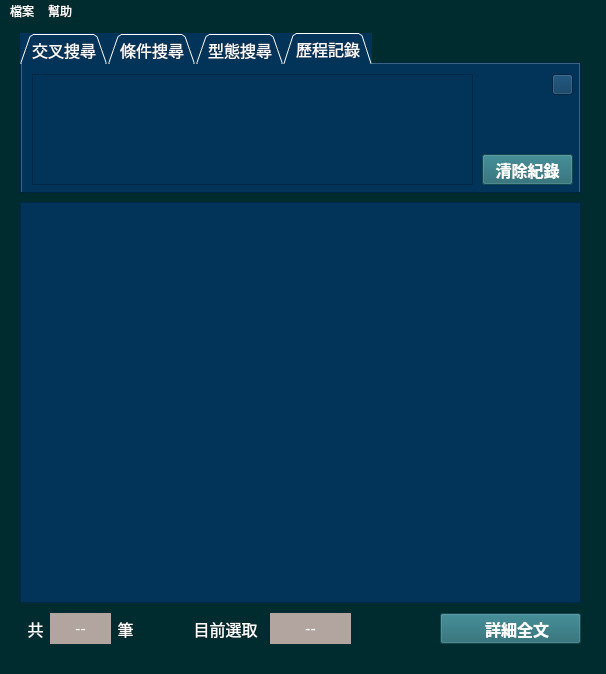
<?xml version="1.0" encoding="UTF-8"?>
<ui version="4.0">
 <class>MainWindow</class>
 <widget class="QMainWindow" name="MainWindow">
  <property name="geometry">
   <rect>
    <x>0</x>
    <y>0</y>
    <width>606</width>
    <height>674</height>
   </rect>
  </property>
  <property name="font">
   <font>
    <pointsize>12</pointsize>
   </font>
  </property>
  <property name="windowTitle">
   <string>MainWindow</string>
  </property>
  <property name="styleSheet">
   <string notr="true">background-color: rgb(0, 44, 47);
color: rgb(255, 255, 255);</string>
  </property>
  <property name="tabShape">
   <enum>QTabWidget::Triangular</enum>
  </property>
  <widget class="QWidget" name="centralwidget">
   <property name="styleSheet">
    <string notr="true"/>
   </property>
   <widget class="QPushButton" name="pBut_gosub">
    <property name="geometry">
     <rect>
      <x>440</x>
      <y>590</y>
      <width>141</width>
      <height>31</height>
     </rect>
    </property>
    <property name="font">
     <font>
      <pointsize>12</pointsize>
      <bold>true</bold>
     </font>
    </property>
    <property name="styleSheet">
     <string notr="true">background-color: rgb(30, 100, 110);
color: rgb(255, 255, 255);</string>
    </property>
    <property name="text">
     <string>   詳細全文</string>
    </property>
    <property name="icon">
     <iconset>
      <normaloff>C:/Users/asd97/.designer/backup/icon/book-open.svg</normaloff>
      <normalon>C:/Users/asd97/.designer/backup/icon/book-open.svg</normalon>
      <activeon>icon/book-open.svg</activeon>
      <selectedoff>C:/Users/asd97/.designer/backup/icon/book-open.svg</selectedoff>
      <selectedon>C:/Users/asd97/.designer/backup/icon/book-open.svg</selectedon>C:/Users/asd97/.designer/backup/icon/book-open.svg</iconset>
    </property>
   </widget>
   <widget class="QTableView" name="tableView">
    <property name="geometry">
     <rect>
      <x>20</x>
      <y>179</y>
      <width>561</width>
      <height>401</height>
     </rect>
    </property>
    <property name="styleSheet">
     <string notr="true">background-color: rgb(2, 52, 89);
color: rgb(0, 0, 0);</string>
    </property>
   </widget>
   <widget class="QLabel" name="label_3">
    <property name="geometry">
     <rect>
      <x>180</x>
      <y>590</y>
      <width>91</width>
      <height>31</height>
     </rect>
    </property>
    <property name="font">
     <font>
      <pointsize>12</pointsize>
     </font>
    </property>
    <property name="text">
     <string>目前選取</string>
    </property>
    <property name="alignment">
     <set>Qt::AlignCenter</set>
    </property>
   </widget>
   <widget class="QTabWidget" name="tabWidget">
    <property name="geometry">
     <rect>
      <x>20</x>
      <y>10</y>
      <width>561</width>
      <height>161</height>
     </rect>
    </property>
    <property name="palette">
     <palette>
      <active>
       <colorrole role="WindowText">
        <brush brushstyle="SolidPattern">
         <color alpha="255">
          <red>255</red>
          <green>255</green>
          <blue>255</blue>
         </color>
        </brush>
       </colorrole>
       <colorrole role="Button">
        <brush brushstyle="SolidPattern">
         <color alpha="255">
          <red>2</red>
          <green>52</green>
          <blue>89</blue>
         </color>
        </brush>
       </colorrole>
       <colorrole role="Text">
        <brush brushstyle="SolidPattern">
         <color alpha="255">
          <red>255</red>
          <green>255</green>
          <blue>255</blue>
         </color>
        </brush>
       </colorrole>
       <colorrole role="ButtonText">
        <brush brushstyle="SolidPattern">
         <color alpha="255">
          <red>255</red>
          <green>255</green>
          <blue>255</blue>
         </color>
        </brush>
       </colorrole>
       <colorrole role="Base">
        <brush brushstyle="SolidPattern">
         <color alpha="255">
          <red>2</red>
          <green>52</green>
          <blue>89</blue>
         </color>
        </brush>
       </colorrole>
       <colorrole role="Window">
        <brush brushstyle="SolidPattern">
         <color alpha="255">
          <red>2</red>
          <green>52</green>
          <blue>89</blue>
         </color>
        </brush>
       </colorrole>
       <colorrole role="PlaceholderText">
        <brush brushstyle="SolidPattern">
         <color alpha="255">
          <red>255</red>
          <green>255</green>
          <blue>255</blue>
         </color>
        </brush>
       </colorrole>
      </active>
      <inactive>
       <colorrole role="WindowText">
        <brush brushstyle="SolidPattern">
         <color alpha="255">
          <red>255</red>
          <green>255</green>
          <blue>255</blue>
         </color>
        </brush>
       </colorrole>
       <colorrole role="Button">
        <brush brushstyle="SolidPattern">
         <color alpha="255">
          <red>2</red>
          <green>52</green>
          <blue>89</blue>
         </color>
        </brush>
       </colorrole>
       <colorrole role="Text">
        <brush brushstyle="SolidPattern">
         <color alpha="255">
          <red>255</red>
          <green>255</green>
          <blue>255</blue>
         </color>
        </brush>
       </colorrole>
       <colorrole role="ButtonText">
        <brush brushstyle="SolidPattern">
         <color alpha="255">
          <red>255</red>
          <green>255</green>
          <blue>255</blue>
         </color>
        </brush>
       </colorrole>
       <colorrole role="Base">
        <brush brushstyle="SolidPattern">
         <color alpha="255">
          <red>2</red>
          <green>52</green>
          <blue>89</blue>
         </color>
        </brush>
       </colorrole>
       <colorrole role="Window">
        <brush brushstyle="SolidPattern">
         <color alpha="255">
          <red>2</red>
          <green>52</green>
          <blue>89</blue>
         </color>
        </brush>
       </colorrole>
       <colorrole role="PlaceholderText">
        <brush brushstyle="SolidPattern">
         <color alpha="255">
          <red>255</red>
          <green>255</green>
          <blue>255</blue>
         </color>
        </brush>
       </colorrole>
      </inactive>
      <disabled>
       <colorrole role="WindowText">
        <brush brushstyle="SolidPattern">
         <color alpha="255">
          <red>255</red>
          <green>255</green>
          <blue>255</blue>
         </color>
        </brush>
       </colorrole>
       <colorrole role="Button">
        <brush brushstyle="SolidPattern">
         <color alpha="255">
          <red>2</red>
          <green>52</green>
          <blue>89</blue>
         </color>
        </brush>
       </colorrole>
       <colorrole role="Text">
        <brush brushstyle="SolidPattern">
         <color alpha="255">
          <red>255</red>
          <green>255</green>
          <blue>255</blue>
         </color>
        </brush>
       </colorrole>
       <colorrole role="ButtonText">
        <brush brushstyle="SolidPattern">
         <color alpha="255">
          <red>255</red>
          <green>255</green>
          <blue>255</blue>
         </color>
        </brush>
       </colorrole>
       <colorrole role="Base">
        <brush brushstyle="SolidPattern">
         <color alpha="255">
          <red>2</red>
          <green>52</green>
          <blue>89</blue>
         </color>
        </brush>
       </colorrole>
       <colorrole role="Window">
        <brush brushstyle="SolidPattern">
         <color alpha="255">
          <red>2</red>
          <green>52</green>
          <blue>89</blue>
         </color>
        </brush>
       </colorrole>
       <colorrole role="PlaceholderText">
        <brush brushstyle="SolidPattern">
         <color alpha="255">
          <red>255</red>
          <green>255</green>
          <blue>255</blue>
         </color>
        </brush>
       </colorrole>
      </disabled>
     </palette>
    </property>
    <property name="font">
     <font>
      <pointsize>12</pointsize>
     </font>
    </property>
    <property name="styleSheet">
     <string notr="true">background-color: rgb(2, 52, 89);
color: rgb(255, 255, 255);</string>
    </property>
    <property name="tabPosition">
     <enum>QTabWidget::North</enum>
    </property>
    <property name="tabShape">
     <enum>QTabWidget::Triangular</enum>
    </property>
    <property name="currentIndex">
     <number>3</number>
    </property>
    <property name="elideMode">
     <enum>Qt::ElideRight</enum>
    </property>
    <widget class="QWidget" name="tab">
     <attribute name="icon">
      <iconset>
       <normaloff>icon/shuffle.svg</normaloff>icon/shuffle.svg</iconset>
     </attribute>
     <attribute name="title">
      <string>交叉搜尋</string>
     </attribute>
     <widget class="QCheckBox" name="checkBox_title">
      <property name="geometry">
       <rect>
        <x>40</x>
        <y>110</y>
        <width>51</width>
        <height>20</height>
       </rect>
      </property>
      <property name="font">
       <font>
        <pointsize>12</pointsize>
       </font>
      </property>
      <property name="text">
       <string>標題</string>
      </property>
     </widget>
     <widget class="QCheckBox" name="checkBox_type">
      <property name="geometry">
       <rect>
        <x>180</x>
        <y>110</y>
        <width>51</width>
        <height>20</height>
       </rect>
      </property>
      <property name="font">
       <font>
        <pointsize>12</pointsize>
       </font>
      </property>
      <property name="text">
       <string>型態</string>
      </property>
     </widget>
     <widget class="QLabel" name="label_2">
      <property name="geometry">
       <rect>
        <x>40</x>
        <y>60</y>
        <width>81</width>
        <height>31</height>
       </rect>
      </property>
      <property name="font">
       <font>
        <pointsize>12</pointsize>
       </font>
      </property>
      <property name="text">
       <string>論文標題</string>
      </property>
      <property name="alignment">
       <set>Qt::AlignRight|Qt::AlignTrailing|Qt::AlignVCenter</set>
      </property>
     </widget>
     <widget class="QLabel" name="label">
      <property name="geometry">
       <rect>
        <x>40</x>
        <y>20</y>
        <width>81</width>
        <height>31</height>
       </rect>
      </property>
      <property name="font">
       <font>
        <pointsize>12</pointsize>
       </font>
      </property>
      <property name="text">
       <string>作者姓名</string>
      </property>
      <property name="alignment">
       <set>Qt::AlignRight|Qt::AlignTrailing|Qt::AlignVCenter</set>
      </property>
     </widget>
     <widget class="QCheckBox" name="checkBox_abstract">
      <property name="geometry">
       <rect>
        <x>110</x>
        <y>110</y>
        <width>51</width>
        <height>20</height>
       </rect>
      </property>
      <property name="font">
       <font>
        <pointsize>12</pointsize>
       </font>
      </property>
      <property name="text">
       <string>摘要</string>
      </property>
     </widget>
     <widget class="QLineEdit" name="lineEdit_name">
      <property name="geometry">
       <rect>
        <x>130</x>
        <y>20</y>
        <width>271</width>
        <height>31</height>
       </rect>
      </property>
      <property name="font">
       <font>
        <pointsize>12</pointsize>
       </font>
      </property>
      <property name="text">
       <string>Chen</string>
      </property>
     </widget>
     <widget class="QLineEdit" name="lineEdit_title">
      <property name="geometry">
       <rect>
        <x>130</x>
        <y>60</y>
        <width>271</width>
        <height>31</height>
       </rect>
      </property>
      <property name="font">
       <font>
        <pointsize>12</pointsize>
       </font>
      </property>
      <property name="text">
       <string>deep</string>
      </property>
     </widget>
     <widget class="QCheckBox" name="checkBox_text">
      <property name="geometry">
       <rect>
        <x>250</x>
        <y>110</y>
        <width>51</width>
        <height>20</height>
       </rect>
      </property>
      <property name="font">
       <font>
        <pointsize>12</pointsize>
       </font>
      </property>
      <property name="tabletTracking">
       <bool>false</bool>
      </property>
      <property name="text">
       <string>全文</string>
      </property>
     </widget>
     <widget class="QLabel" name="label_4">
      <property name="geometry">
       <rect>
        <x>10</x>
        <y>20</y>
        <width>31</width>
        <height>21</height>
       </rect>
      </property>
      <property name="text">
       <string/>
      </property>
      <property name="pixmap">
       <pixmap>C:/Users/asd97/.designer/backup/icon/user.png</pixmap>
      </property>
     </widget>
     <widget class="QPushButton" name="p_But_tab1_search">
      <property name="geometry">
       <rect>
        <x>430</x>
        <y>40</y>
        <width>75</width>
        <height>31</height>
       </rect>
      </property>
      <property name="font">
       <font>
        <pointsize>12</pointsize>
       </font>
      </property>
      <property name="styleSheet">
       <string notr="true">background-color: rgb(30, 100, 110);
color: rgb(255, 255, 255);</string>
      </property>
      <property name="text">
       <string>搜尋</string>
      </property>
      <property name="icon">
       <iconset>
        <normaloff>icon/search.svg</normaloff>icon/search.svg</iconset>
      </property>
     </widget>
     <widget class="QPushButton" name="pBut_tab1_info">
      <property name="geometry">
       <rect>
        <x>530</x>
        <y>10</y>
        <width>21</width>
        <height>21</height>
       </rect>
      </property>
      <property name="text">
       <string/>
      </property>
      <property name="icon">
       <iconset>
        <disabledon>icon/info.svg</disabledon>
        <activeoff>C:/Users/asd97/.designer/backup/icon/info.svg</activeoff>
        <activeon>C:/Users/asd97/.designer/backup/icon/info.svg</activeon>
       </iconset>
      </property>
     </widget>
    </widget>
    <widget class="QWidget" name="tab_2">
     <attribute name="icon">
      <iconset>
       <normaloff>icon/icons8-select-60.png</normaloff>icon/icons8-select-60.png</iconset>
     </attribute>
     <attribute name="title">
      <string>條件搜尋</string>
     </attribute>
     <widget class="QComboBox" name="comboBox_type">
      <property name="geometry">
       <rect>
        <x>130</x>
        <y>20</y>
        <width>121</width>
        <height>31</height>
       </rect>
      </property>
      <property name="font">
       <font>
        <pointsize>12</pointsize>
       </font>
      </property>
      <property name="styleSheet">
       <string notr="true">background-color: rgb(178, 165, 159);
color: rgb(255, 255, 255);</string>
      </property>
      <item>
       <property name="text">
        <string>Name</string>
       </property>
      </item>
      <item>
       <property name="text">
        <string>Title</string>
       </property>
      </item>
      <item>
       <property name="text">
        <string>Abstract</string>
       </property>
      </item>
      <item>
       <property name="text">
        <string>Paper Text</string>
       </property>
      </item>
     </widget>
     <widget class="QPushButton" name="p_But_tab2_choose">
      <property name="geometry">
       <rect>
        <x>430</x>
        <y>40</y>
        <width>75</width>
        <height>31</height>
       </rect>
      </property>
      <property name="font">
       <font>
        <pointsize>12</pointsize>
       </font>
      </property>
      <property name="styleSheet">
       <string notr="true">background-color: rgb(30, 100, 110);
color: rgb(255, 255, 255);</string>
      </property>
      <property name="text">
       <string>搜尋</string>
      </property>
      <property name="icon">
       <iconset>
        <normaloff>icon/search.svg</normaloff>icon/search.svg</iconset>
      </property>
     </widget>
     <widget class="QLineEdit" name="lineEdit_condition">
      <property name="geometry">
       <rect>
        <x>130</x>
        <y>60</y>
        <width>271</width>
        <height>31</height>
       </rect>
      </property>
      <property name="font">
       <font>
        <pointsize>12</pointsize>
       </font>
      </property>
     </widget>
     <widget class="QCheckBox" name="checkBox_type_2">
      <property name="geometry">
       <rect>
        <x>180</x>
        <y>110</y>
        <width>51</width>
        <height>20</height>
       </rect>
      </property>
      <property name="font">
       <font>
        <pointsize>12</pointsize>
       </font>
      </property>
      <property name="text">
       <string>型態</string>
      </property>
     </widget>
     <widget class="QCheckBox" name="checkBox_abstract_2">
      <property name="geometry">
       <rect>
        <x>110</x>
        <y>110</y>
        <width>51</width>
        <height>20</height>
       </rect>
      </property>
      <property name="font">
       <font>
        <pointsize>12</pointsize>
       </font>
      </property>
      <property name="text">
       <string>摘要</string>
      </property>
     </widget>
     <widget class="QCheckBox" name="checkBox_text_2">
      <property name="geometry">
       <rect>
        <x>250</x>
        <y>110</y>
        <width>51</width>
        <height>20</height>
       </rect>
      </property>
      <property name="font">
       <font>
        <pointsize>12</pointsize>
       </font>
      </property>
      <property name="tabletTracking">
       <bool>false</bool>
      </property>
      <property name="text">
       <string>全文</string>
      </property>
     </widget>
     <widget class="QCheckBox" name="checkBox_title_2">
      <property name="geometry">
       <rect>
        <x>40</x>
        <y>110</y>
        <width>51</width>
        <height>20</height>
       </rect>
      </property>
      <property name="font">
       <font>
        <pointsize>12</pointsize>
       </font>
      </property>
      <property name="text">
       <string>標題</string>
      </property>
     </widget>
     <widget class="QPushButton" name="pBut_tab2_info">
      <property name="geometry">
       <rect>
        <x>530</x>
        <y>10</y>
        <width>21</width>
        <height>21</height>
       </rect>
      </property>
      <property name="text">
       <string/>
      </property>
      <property name="icon">
       <iconset>
        <disabledon>icon/info.svg</disabledon>
        <activeoff>C:/Users/asd97/.designer/backup/icon/info.svg</activeoff>
        <activeon>C:/Users/asd97/.designer/backup/icon/info.svg</activeon>
       </iconset>
      </property>
     </widget>
     <widget class="QLabel" name="label_9">
      <property name="geometry">
       <rect>
        <x>50</x>
        <y>60</y>
        <width>71</width>
        <height>31</height>
       </rect>
      </property>
      <property name="font">
       <font>
        <pointsize>12</pointsize>
       </font>
      </property>
      <property name="text">
       <string>關鍵字</string>
      </property>
      <property name="alignment">
       <set>Qt::AlignRight|Qt::AlignTrailing|Qt::AlignVCenter</set>
      </property>
     </widget>
     <widget class="QLabel" name="label_10">
      <property name="geometry">
       <rect>
        <x>40</x>
        <y>20</y>
        <width>81</width>
        <height>31</height>
       </rect>
      </property>
      <property name="font">
       <font>
        <pointsize>12</pointsize>
       </font>
      </property>
      <property name="text">
       <string>欄位選擇</string>
      </property>
      <property name="alignment">
       <set>Qt::AlignRight|Qt::AlignTrailing|Qt::AlignVCenter</set>
      </property>
     </widget>
    </widget>
    <widget class="QWidget" name="tab_3">
     <attribute name="icon">
      <iconset>
       <normaloff>icon/icons8-type-50.png</normaloff>
       <normalon>icon/icons8-type-50.png</normalon>
       <disabledoff>icon/icons8-type-50.png</disabledoff>
       <disabledon>icon/icons8-type-50.png</disabledon>
       <activeoff>icon/icons8-type-50.png</activeoff>
       <activeon>icon/icons8-type-50.png</activeon>
       <selectedoff>icon/icons8-type-50.png</selectedoff>icon/icons8-type-50.png</iconset>
     </attribute>
     <attribute name="title">
      <string>型態搜尋</string>
     </attribute>
     <widget class="QLineEdit" name="lineEdit_event">
      <property name="geometry">
       <rect>
        <x>130</x>
        <y>60</y>
        <width>271</width>
        <height>31</height>
       </rect>
      </property>
      <property name="font">
       <font>
        <pointsize>12</pointsize>
       </font>
      </property>
     </widget>
     <widget class="QPushButton" name="p_But_tab3_event">
      <property name="geometry">
       <rect>
        <x>430</x>
        <y>40</y>
        <width>75</width>
        <height>31</height>
       </rect>
      </property>
      <property name="font">
       <font>
        <pointsize>12</pointsize>
       </font>
      </property>
      <property name="styleSheet">
       <string notr="true">background-color: rgb(30, 100, 110);
color: rgb(255, 255, 255);</string>
      </property>
      <property name="text">
       <string>搜尋</string>
      </property>
      <property name="icon">
       <iconset>
        <normaloff>icon/search.svg</normaloff>icon/search.svg</iconset>
      </property>
     </widget>
     <widget class="QLabel" name="label_6">
      <property name="geometry">
       <rect>
        <x>50</x>
        <y>60</y>
        <width>71</width>
        <height>31</height>
       </rect>
      </property>
      <property name="font">
       <font>
        <pointsize>12</pointsize>
       </font>
      </property>
      <property name="text">
       <string>關鍵字</string>
      </property>
      <property name="alignment">
       <set>Qt::AlignRight|Qt::AlignTrailing|Qt::AlignVCenter</set>
      </property>
     </widget>
     <widget class="QCheckBox" name="checkBox_type_3">
      <property name="geometry">
       <rect>
        <x>180</x>
        <y>110</y>
        <width>51</width>
        <height>20</height>
       </rect>
      </property>
      <property name="font">
       <font>
        <pointsize>12</pointsize>
       </font>
      </property>
      <property name="text">
       <string>型態</string>
      </property>
     </widget>
     <widget class="QCheckBox" name="checkBox_abstract_3">
      <property name="geometry">
       <rect>
        <x>110</x>
        <y>110</y>
        <width>51</width>
        <height>20</height>
       </rect>
      </property>
      <property name="font">
       <font>
        <pointsize>12</pointsize>
       </font>
      </property>
      <property name="text">
       <string>摘要</string>
      </property>
     </widget>
     <widget class="QCheckBox" name="checkBox_text_3">
      <property name="geometry">
       <rect>
        <x>250</x>
        <y>110</y>
        <width>51</width>
        <height>20</height>
       </rect>
      </property>
      <property name="font">
       <font>
        <pointsize>12</pointsize>
       </font>
      </property>
      <property name="tabletTracking">
       <bool>false</bool>
      </property>
      <property name="text">
       <string>全文</string>
      </property>
     </widget>
     <widget class="QCheckBox" name="checkBox_title_3">
      <property name="geometry">
       <rect>
        <x>40</x>
        <y>110</y>
        <width>51</width>
        <height>20</height>
       </rect>
      </property>
      <property name="font">
       <font>
        <pointsize>12</pointsize>
       </font>
      </property>
      <property name="text">
       <string>標題</string>
      </property>
     </widget>
     <widget class="QPushButton" name="pBut_tab3_info">
      <property name="geometry">
       <rect>
        <x>530</x>
        <y>10</y>
        <width>21</width>
        <height>21</height>
       </rect>
      </property>
      <property name="text">
       <string/>
      </property>
      <property name="icon">
       <iconset>
        <disabledon>icon/info.svg</disabledon>
        <activeoff>C:/Users/asd97/.designer/backup/icon/info.svg</activeoff>
        <activeon>C:/Users/asd97/.designer/backup/icon/info.svg</activeon>
       </iconset>
      </property>
     </widget>
     <widget class="QLabel" name="label_11">
      <property name="geometry">
       <rect>
        <x>50</x>
        <y>20</y>
        <width>71</width>
        <height>31</height>
       </rect>
      </property>
      <property name="font">
       <font>
        <pointsize>12</pointsize>
       </font>
      </property>
      <property name="text">
       <string>型態選擇</string>
      </property>
      <property name="alignment">
       <set>Qt::AlignRight|Qt::AlignTrailing|Qt::AlignVCenter</set>
      </property>
     </widget>
     <widget class="QComboBox" name="comboBox_event">
      <property name="geometry">
       <rect>
        <x>130</x>
        <y>20</y>
        <width>121</width>
        <height>31</height>
       </rect>
      </property>
      <property name="font">
       <font>
        <pointsize>12</pointsize>
       </font>
      </property>
      <property name="styleSheet">
       <string notr="true">background-color: rgb(178, 165, 159);
color: rgb(255, 255, 255);</string>
      </property>
      <item>
       <property name="text">
        <string>All</string>
       </property>
      </item>
      <item>
       <property name="text">
        <string>Spotlight</string>
       </property>
      </item>
      <item>
       <property name="text">
        <string>Oral</string>
       </property>
      </item>
      <item>
       <property name="text">
        <string>Poster</string>
       </property>
      </item>
     </widget>
    </widget>
    <widget class="QWidget" name="tab_4">
     <attribute name="icon">
      <iconset>
       <normaloff>C:/Users/asd97/.designer/backup/icon/icons8-history-48.png</normaloff>
       <disabledon>icon/icons8-history-48.png</disabledon>
       <activeoff>icon/icons8-history-48.png</activeoff>
       <activeon>C:/Users/asd97/.designer/backup/icon/icons8-history-48.png</activeon>
       <selectedoff>C:/Users/asd97/.designer/backup/icon/icons8-history-48.png</selectedoff>
       <selectedon>C:/Users/asd97/.designer/backup/icon/icons8-history-48.png</selectedon>C:/Users/asd97/.designer/backup/icon/icons8-history-48.png</iconset>
     </attribute>
     <attribute name="title">
      <string>歷程記錄</string>
     </attribute>
     <widget class="QTableView" name="table_hist">
      <property name="geometry">
       <rect>
        <x>10</x>
        <y>10</y>
        <width>441</width>
        <height>111</height>
       </rect>
      </property>
      <property name="font">
       <font>
        <pointsize>8</pointsize>
       </font>
      </property>
      <property name="styleSheet">
       <string notr="true">background-color: rgb(2, 52, 89);
color: rgb(0, 0, 0);</string>
      </property>
     </widget>
     <widget class="QPushButton" name="p_But_clear_hist">
      <property name="geometry">
       <rect>
        <x>460</x>
        <y>90</y>
        <width>91</width>
        <height>31</height>
       </rect>
      </property>
      <property name="font">
       <font>
        <pointsize>12</pointsize>
        <bold>true</bold>
       </font>
      </property>
      <property name="styleSheet">
       <string notr="true">background-color: rgb(30, 100, 110);
color: rgb(255, 255, 255);</string>
      </property>
      <property name="text">
       <string>清除紀錄</string>
      </property>
      <property name="icon">
       <iconset>
        <normaloff>C:/Users/asd97/.designer/backup/icon/icons8-broom-60.png</normaloff>
        <activeon>icon/icons8-broom-60.png</activeon>C:/Users/asd97/.designer/backup/icon/icons8-broom-60.png</iconset>
      </property>
     </widget>
     <widget class="QPushButton" name="p_But_tab4_info">
      <property name="geometry">
       <rect>
        <x>530</x>
        <y>10</y>
        <width>21</width>
        <height>21</height>
       </rect>
      </property>
      <property name="text">
       <string/>
      </property>
      <property name="icon">
       <iconset>
        <disabledon>icon/info.svg</disabledon>
        <activeoff>C:/Users/asd97/.designer/backup/icon/info.svg</activeoff>
        <activeon>C:/Users/asd97/.designer/backup/icon/info.svg</activeon>
       </iconset>
      </property>
     </widget>
    </widget>
   </widget>
   <widget class="QLabel" name="label_7">
    <property name="geometry">
     <rect>
      <x>20</x>
      <y>590</y>
      <width>31</width>
      <height>31</height>
     </rect>
    </property>
    <property name="font">
     <font>
      <pointsize>12</pointsize>
     </font>
    </property>
    <property name="text">
     <string>共</string>
    </property>
    <property name="alignment">
     <set>Qt::AlignCenter</set>
    </property>
   </widget>
   <widget class="QLabel" name="label_8">
    <property name="geometry">
     <rect>
      <x>110</x>
      <y>590</y>
      <width>31</width>
      <height>31</height>
     </rect>
    </property>
    <property name="font">
     <font>
      <pointsize>12</pointsize>
     </font>
    </property>
    <property name="text">
     <string>筆</string>
    </property>
    <property name="alignment">
     <set>Qt::AlignCenter</set>
    </property>
   </widget>
   <widget class="QLabel" name="label_5">
    <property name="geometry">
     <rect>
      <x>270</x>
      <y>590</y>
      <width>71</width>
      <height>21</height>
     </rect>
    </property>
    <property name="text">
     <string>TextLabel</string>
    </property>
   </widget>
   <widget class="QLabel" name="label_select_id">
    <property name="geometry">
     <rect>
      <x>270</x>
      <y>590</y>
      <width>81</width>
      <height>31</height>
     </rect>
    </property>
    <property name="font">
     <font>
      <pointsize>12</pointsize>
     </font>
    </property>
    <property name="styleSheet">
     <string notr="true">background-color: rgb(178, 165, 159);
color: rgb(255, 255, 255);</string>
    </property>
    <property name="text">
     <string>--</string>
    </property>
    <property name="alignment">
     <set>Qt::AlignCenter</set>
    </property>
   </widget>
   <widget class="QLabel" name="label_row_number">
    <property name="geometry">
     <rect>
      <x>50</x>
      <y>590</y>
      <width>61</width>
      <height>31</height>
     </rect>
    </property>
    <property name="font">
     <font>
      <pointsize>12</pointsize>
     </font>
    </property>
    <property name="styleSheet">
     <string notr="true">background-color: rgb(178, 165, 159);
color: rgb(255, 255, 255);</string>
    </property>
    <property name="text">
     <string>--</string>
    </property>
    <property name="alignment">
     <set>Qt::AlignCenter</set>
    </property>
   </widget>
  </widget>
  <widget class="QMenuBar" name="menubar">
   <property name="geometry">
    <rect>
     <x>0</x>
     <y>0</y>
     <width>606</width>
     <height>22</height>
    </rect>
   </property>
   <widget class="QMenu" name="menuFile">
    <property name="title">
     <string>檔案</string>
    </property>
    <addaction name="actionSave_Data"/>
    <addaction name="separator"/>
    <addaction name="actionEXIT"/>
   </widget>
   <widget class="QMenu" name="menuHelp">
    <property name="title">
     <string>幫助</string>
    </property>
    <addaction name="actionabout"/>
   </widget>
   <addaction name="menuFile"/>
   <addaction name="menuHelp"/>
  </widget>
  <widget class="QStatusBar" name="statusbar"/>
  <action name="actionSave_Data">
   <property name="text">
    <string>儲存</string>
   </property>
  </action>
  <action name="actionEXIT">
   <property name="text">
    <string>離開</string>
   </property>
  </action>
  <action name="actionabout">
   <property name="text">
    <string>關於</string>
   </property>
  </action>
 </widget>
 <resources/>
 <connections/>
</ui>
